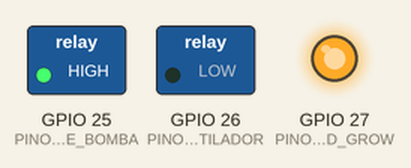
Simulated run of this program. Board: ESP32. Parts: switched loads named in the program (green lamp = pin HIGH), output pins drawn as LEDs (lit = HIGH). WiFi joins after 1.5 s; servers stay silent unless stated; uploads are accepted with an empty reply; random numbers use the default seed unless the program sets one; what the program prints to the serial monitor is not drawn.

Above: at 2.1 s.
At 5.1 s:
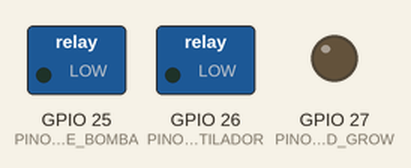
Timing chart, 0 to 6.6 s (numbered marks = the images above):
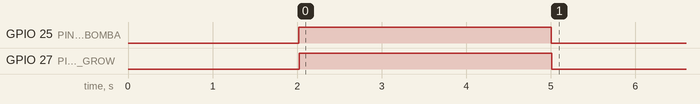

Measured:
- by itself, GPIO 25 (PINO_RELE_BOMBA), GPIO 27 (PINO_RELE_LED_GROW): LOW → HIGH at 2.0 s, → LOW 3.0 s later

The program:

main.cpp
```cpp
// main.cpp
//
// Ponto de entrada do firmware. Aqui só "orquestramos" os módulos:
// cada um cuida da sua responsabilidade (sensores, atuadores, wifi,
// backend), e o main.cpp decide QUANDO cada coisa acontece.
//
// Importante: usamos millis() em vez de delay() para os intervalos,
// assim o loop nunca fica "travado" esperando - isso é essencial
// porque vários processos (ler sensor, mandar telemetria, checar
// comando) precisam rodar em paralelo, em intervalos diferentes.

#include <Arduino.h>
#include "configuracoes.h"
#include "sensores.h"
#include "config_horta.h"
#include "comando_manual.h"
#include "irrigacao.h"
#include "ventilacao.h"
#include "iluminacao.h"
#include "wifi_manager.h"
#include "backend_client.h"

// Config atual da horta (começa com valores padrão "genéricos" até
// conseguir buscar a config de verdade do backend)
static ConfigHorta configAtual = { 20.0, 35.0, 32.0, 27.0, 15.0 };

// Última leitura conhecida dos sensores
static LeiturasSensores ultimaLeitura;

// Controle de tempo de cada tarefa (substituindo delay() por millis())
static unsigned long ultimaLeituraSensores = 0;
static unsigned long ultimoEnvioTelemetria = 0;
static unsigned long ultimaBuscaConfig = 0;
static unsigned long ultimaBuscaComando = 0;

void setup() {
  Serial.begin(115200);
  delay(500); // só pra dar tempo do monitor serial conectar
  Serial.println("\n=== Horta Inteligente Conectada - Firmware iniciando ===");

  sensoresIniciar();
  irrigacaoIniciar();
  ventilacaoIniciar();
  iluminacaoIniciar();

  // Tenta conectar no Wi-Fi sempre (mesmo com sensores simulados) - isso
  // permite testar a comunicação com o backend antes do hardware físico
  // chegar (ex: usando o simulador Wokwi). Se não conseguir conectar,
  // o firmware continua funcionando de forma autônoma (ver item 4 do loop).
  wifiConectar();

  Serial.println("=== Setup concluído ===\n");
}

void loop() {
  unsigned long agora = millis();

  // ---------- 1. Ler sensores ----------
  if (agora - ultimaLeituraSensores >= INTERVALO_LEITURA_SENSORES) {
    ultimaLeituraSensores = agora;
    ultimaLeitura = sensoresLer();

    Serial.printf(
      "[sensores] Solo: %.1f%% | Temp: %.1f°C | Ar: %.1f%% | Luz: %.1f%% | Água: %.1f%%\n",
      ultimaLeitura.umidadeSolo, ultimaLeitura.temperatura,
      ultimaLeitura.umidadeAr, ultimaLeitura.luminosidade, ultimaLeitura.nivelAgua
    );
  }

  // ---------- 2. Buscar config atualizada do backend ----------
  if (agora - ultimaBuscaConfig >= INTERVALO_BUSCA_CONFIG) {
    ultimaBuscaConfig = agora;
    backendBuscarConfig(configAtual); // se falhar, mantém a config anterior
  }

  // ---------- 3. Buscar comando manual pendente ----------
  ComandoManual comandoIrrigacao = COMANDO_NENHUM;
  ComandoManual comandoVentilacao = COMANDO_NENHUM;
  ComandoManual comandoIluminacao = COMANDO_NENHUM;

  if (agora - ultimaBuscaComando >= INTERVALO_BUSCA_COMANDO) {
    ultimaBuscaComando = agora;
    ComandoRecebido recebido = backendBuscarComando();

    if (recebido.presente) {
      ComandoManual comando = (recebido.estado == "ligar") ? COMANDO_LIGAR : COMANDO_DESLIGAR;

      if (recebido.acao == "irrigacao") comandoIrrigacao = comando;
      else if (recebido.acao == "ventilacao") comandoVentilacao = comando;
      else if (recebido.acao == "iluminacao") comandoIluminacao = comando;
    }
  }

  // ---------- 4. Atualizar atuadores (SEMPRE roda, com ou sem rede) ----------
  // Isso é o que torna o sistema autônomo de verdade: mesmo se o Wi-Fi
  // cair, a lógica de irrigação/ventilação/iluminação continua funcionando
  // com a última config conhecida.
  bool irrigacaoLigada = irrigacaoAtualizar(ultimaLeitura, configAtual, comandoIrrigacao);
  bool ventilacaoLigada = ventilacaoAtualizar(ultimaLeitura, configAtual, comandoVentilacao);
  bool iluminacaoLigada = iluminacaoAtualizar(ultimaLeitura, comandoIluminacao);

  // ---------- 5. Enviar telemetria pro backend ----------
  if (agora - ultimoEnvioTelemetria >= INTERVALO_ENVIO_TELEMETRIA) {
    ultimoEnvioTelemetria = agora;
    backendEnviarTelemetria(ultimaLeitura, irrigacaoLigada, ventilacaoLigada, iluminacaoLigada);
  }
}
```

backend_client.h
```cpp
// backend_client.h
//
// Toda comunicação HTTP com o backend Node.js fica isolada aqui.
// O resto do firmware não sabe (nem precisa saber) que estamos usando
// HTTP/JSON por baixo - só chama essas funções.

#ifndef BACKEND_CLIENT_H
#define BACKEND_CLIENT_H

#include <Arduino.h>
#include "sensores.h"
#include "config_horta.h"

struct ComandoRecebido {
  bool presente;   // true se havia um comando pendente
  String acao;     // "irrigacao" | "ventilacao" | "iluminacao"
  String estado;   // "ligar" | "desligar"
};

// Busca a config atual da horta no backend (perfil de planta + overrides).
// Retorna true se conseguiu buscar e preencheu configOut.
bool backendBuscarConfig(ConfigHorta &configOut);

// Pergunta ao backend se existe algum comando manual pendente.
ComandoRecebido backendBuscarComando();

// Envia uma leitura de sensores + estado atual dos atuadores.
bool backendEnviarTelemetria(const LeiturasSensores& leitura, bool irrigacaoLigada, bool ventilacaoLigada, bool iluminacaoLigada);

#endif
```

comando_manual.h
```cpp
// comando_manual.h
//
// Representa um comando manual vindo do app (via backend), que pode
// sobrepor a decisão automática do ESP32.

#ifndef COMANDO_MANUAL_H
#define COMANDO_MANUAL_H

enum ComandoManual {
  COMANDO_NENHUM,     // nenhum comando pendente - segue lógica automática
  COMANDO_LIGAR,      // usuário forçou ligar
  COMANDO_DESLIGAR,   // usuário forçou desligar
};

#endif
```

iluminacao.h
```cpp
// iluminacao.h
//
// Controla o LED grow light. Liga quando a luminosidade cai abaixo do
// mínimo, desliga quando volta pro nível ideal.
//
// Nota: diferente de umidade/temperatura, os limites de luminosidade
// ainda não vêm do backend (config_horta.h não tem esse campo) - por
// enquanto usa constantes fixas em configuracoes.h.

#ifndef ILUMINACAO_H
#define ILUMINACAO_H

#include "sensores.h"
#include "comando_manual.h"

void iluminacaoIniciar();
bool iluminacaoAtualizar(const LeiturasSensores& leitura, ComandoManual comando);
bool iluminacaoEstado();

#endif
```

irrigacao.h
```cpp
// irrigacao.h
//
// Controla a bomba de irrigação. Segue a mesma regra descrita no
// documento do projeto: liga quando a umidade cai abaixo do mínimo,
// desliga quando atinge o nível ideal. Um comando manual pode
// sobrepor essa decisão a qualquer momento.

#ifndef IRRIGACAO_H
#define IRRIGACAO_H

#include "sensores.h"
#include "config_horta.h"
#include "comando_manual.h"

void irrigacaoIniciar();

// Atualiza o estado da bomba com base na leitura atual, na config da
// horta, e em um possível comando manual. Retorna o estado atual
// (true = ligada) para ser reportado ao backend.
bool irrigacaoAtualizar(const LeiturasSensores& leitura, const ConfigHorta& config, ComandoManual comando);

// Estado atual sem recalcular (útil pra reportar ao backend)
bool irrigacaoEstado();

#endif
```

sensores.h
```cpp
// sensores.h
//
// Struct com as leituras dos sensores, e função para lê-los.
// Em MODO_SIMULACAO, os valores são gerados de forma fictícia (mas
// realista). Quando o hardware chegar, a implementação real entra em
// sensores.cpp, sem precisar mudar quem usa essa função.

#ifndef SENSORES_H
#define SENSORES_H

struct LeiturasSensores {
  float umidadeSolo;     // 0-100 (%)
  float temperatura;     // °C
  float umidadeAr;       // 0-100 (%) - vem do DHT22
  float luminosidade;    // 0-100 (%, normalizado)
  float nivelAgua;       // 0-100 (%)
};

// Inicializa os pinos/sensores (chamar uma vez no setup())
void sensoresIniciar();

// Faz uma nova leitura de todos os sensores
LeiturasSensores sensoresLer();

#endif
```

ventilacao.h
```cpp
// ventilacao.h
//
// Controla o cooler/ventilador. Liga quando a temperatura passa do
// máximo, desliga quando volta pra faixa normal.

#ifndef VENTILACAO_H
#define VENTILACAO_H

#include "sensores.h"
#include "config_horta.h"
#include "comando_manual.h"

void ventilacaoIniciar();
bool ventilacaoAtualizar(const LeiturasSensores& leitura, const ConfigHorta& config, ComandoManual comando);
bool ventilacaoEstado();

#endif
```

wifi_manager.h
```cpp
// wifi_manager.h
//
// Gerencia a conexão Wi-Fi do ESP32.

#ifndef WIFI_MANAGER_H
#define WIFI_MANAGER_H

// Tenta conectar ao Wi-Fi (bloqueia até conectar ou até um tempo limite)
void wifiConectar();

// Verifica se está conectado no momento
bool wifiConectado();

#endif
```

backend_client.cpp
```cpp
// backend_client.cpp

#include <HTTPClient.h>
#include <ArduinoJson.h>
#include "backend_client.h"
#include "configuracoes.h"
#include "wifi_manager.h"

bool backendBuscarConfig(ConfigHorta &configOut) {
  if (!wifiConectado()) return false;

  HTTPClient http;
  String url = String(BACKEND_URL) + "/api/devices/" + DEVICE_ID + "/config";
  http.begin(url);
  int codigo = http.GET();

  if (codigo != 200) {
    Serial.printf("[backend] Erro ao buscar config (HTTP %d)\n", codigo);
    http.end();
    return false;
  }

  String corpo = http.getString();
  http.end();

  JsonDocument doc;
  DeserializationError erro = deserializeJson(doc, corpo);
  if (erro) {
    Serial.print("[backend] Erro ao interpretar JSON da config: ");
    Serial.println(erro.c_str());
    return false;
  }

  configOut.umidadeSoloMinima = doc["umidadeSoloMinima"] | 20.0;
  configOut.umidadeSoloIdeal  = doc["umidadeSoloIdeal"]  | 35.0;
  configOut.temperaturaMaxima = doc["temperaturaMaxima"] | 32.0;
  configOut.temperaturaNormal = doc["temperaturaNormal"] | 27.0;
  configOut.nivelAguaMinimo   = doc["nivelAguaMinimo"]   | 15.0;

  Serial.println("[backend] Config atualizada com sucesso");
  return true;
}

ComandoRecebido backendBuscarComando() {
  ComandoRecebido resultado;
  resultado.presente = false;

  if (!wifiConectado()) return resultado;

  HTTPClient http;
  String url = String(BACKEND_URL) + "/api/commands/" + DEVICE_ID;
  http.begin(url);
  int codigo = http.GET();

  if (codigo != 200) {
    Serial.printf("[backend] Erro ao buscar comando (HTTP %d)\n", codigo);
    http.end();
    return resultado;
  }

  String corpo = http.getString();
  http.end();

  JsonDocument doc;
  DeserializationError erro = deserializeJson(doc, corpo);
  if (erro) {
    Serial.print("[backend] Erro ao interpretar JSON do comando: ");
    Serial.println(erro.c_str());
    return resultado;
  }

  if (doc["command"].isNull()) {
    return resultado; // nenhum comando pendente - normal, não é erro
  }

  resultado.presente = true;
  resultado.acao = doc["command"]["action"].as<String>();
  resultado.estado = doc["command"]["state"].as<String>();

  Serial.println("[backend] Comando manual recebido: " + resultado.acao + " -> " + resultado.estado);
  return resultado;
}

bool backendEnviarTelemetria(const LeiturasSensores& leitura, bool irrigacaoLigada, bool ventilacaoLigada, bool iluminacaoLigada) {
  if (!wifiConectado()) return false;

  JsonDocument doc;
  doc["deviceId"] = DEVICE_ID;

  JsonObject readings = doc["readings"].to<JsonObject>();
  readings["soilMoisture"] = leitura.umidadeSolo;
  readings["temperature"] = leitura.temperatura;
  readings["airHumidity"] = leitura.umidadeAr;
  readings["lightLevel"] = leitura.luminosidade;
  readings["waterLevel"] = leitura.nivelAgua;

  JsonObject actuators = doc["actuators"].to<JsonObject>();
  actuators["irrigacao"] = irrigacaoLigada;
  actuators["ventilacao"] = ventilacaoLigada;
  actuators["iluminacao"] = iluminacaoLigada;

  String corpo;
  serializeJson(doc, corpo);

  HTTPClient http;
  String url = String(BACKEND_URL) + "/api/telemetry";
  http.begin(url);
  http.addHeader("Content-Type", "application/json");
  int codigo = http.POST(corpo);
  http.end();

  if (codigo != 201) {
    Serial.printf("[backend] Erro ao enviar telemetria (HTTP %d)\n", codigo);
    return false;
  }

  return true;
}
```

iluminacao.cpp
```cpp
// iluminacao.cpp

#include <Arduino.h>
#include "iluminacao.h"
#include "configuracoes.h"

static bool ligado = false;

void iluminacaoIniciar() {
  pinMode(PINO_RELE_LED_GROW, OUTPUT);
  digitalWrite(PINO_RELE_LED_GROW, LOW);
  ligado = false;
}

bool iluminacaoAtualizar(const LeiturasSensores& leitura, ComandoManual comando) {
  if (comando == COMANDO_LIGAR) {
    ligado = true;
    Serial.println("[iluminacao] Comando manual: LIGAR");
  } else if (comando == COMANDO_DESLIGAR) {
    ligado = false;
    Serial.println("[iluminacao] Comando manual: DESLIGAR");
  } else {
    // Lógica autônoma
    if (!ligado && leitura.luminosidade < LUMINOSIDADE_MINIMA) {
      ligado = true;
      Serial.println("[iluminacao] Luminosidade baixa - LIGANDO LED grow automaticamente");
    } else if (ligado && leitura.luminosidade >= LUMINOSIDADE_IDEAL) {
      ligado = false;
      Serial.println("[iluminacao] Luminosidade restabelecida - DESLIGANDO LED grow automaticamente");
    }
  }

  digitalWrite(PINO_RELE_LED_GROW, ligado ? HIGH : LOW);
  return ligado;
}

bool iluminacaoEstado() {
  return ligado;
}
```

irrigacao.cpp
```cpp
// irrigacao.cpp

#include <Arduino.h>
#include "irrigacao.h"
#include "configuracoes.h"

static bool ligado = false;

void irrigacaoIniciar() {
  pinMode(PINO_RELE_BOMBA, OUTPUT);
  digitalWrite(PINO_RELE_BOMBA, LOW);
  ligado = false;
}

bool irrigacaoAtualizar(const LeiturasSensores& leitura, const ConfigHorta& config, ComandoManual comando) {
  if (comando == COMANDO_LIGAR) {
    ligado = true;
    Serial.println("[irrigacao] Comando manual: LIGAR");
  } else if (comando == COMANDO_DESLIGAR) {
    ligado = false;
    Serial.println("[irrigacao] Comando manual: DESLIGAR");
  } else {
    // Lógica autônoma - roda mesmo sem internet/backend
    if (!ligado && leitura.umidadeSolo < config.umidadeSoloMinima) {
      ligado = true;
      Serial.println("[irrigacao] Umidade baixa - LIGANDO bomba automaticamente");
    } else if (ligado && leitura.umidadeSolo >= config.umidadeSoloIdeal) {
      ligado = false;
      Serial.println("[irrigacao] Umidade ideal atingida - DESLIGANDO bomba automaticamente");
    }
  }

  digitalWrite(PINO_RELE_BOMBA, ligado ? HIGH : LOW);
  return ligado;
}

bool irrigacaoEstado() {
  return ligado;
}
```

sensores.cpp
```cpp
// sensores.cpp

#include <Arduino.h>
#include "sensores.h"
#include "configuracoes.h"

#if MODO_SIMULACAO
// ---------- Estado interno da simulação ----------
// Guardamos o último valor de cada leitura para fazer os valores
// "andarem" aos poucos (random walk), em vez de pular aleatoriamente
// a cada leitura — isso imita como um sensor real se comporta.
static float simUmidadeSolo = 45.0;
static float simTemperatura = 25.0;
static float simUmidadeAr = 60.0;
static float simLuminosidade = 70.0;
static float simNivelAgua = 80.0;

// Gera um "passo" aleatório entre -variacao e +variacao
static float passoAleatorio(float variacao) {
  return random(-100, 101) / 100.0 * variacao;
}

// Mantém um valor dentro de um intervalo [min, max]
static float limitar(float valor, float minimo, float maximo) {
  if (valor < minimo) return minimo;
  if (valor > maximo) return maximo;
  return valor;
}
#endif

void sensoresIniciar() {
#if MODO_SIMULACAO
  randomSeed(analogRead(0)); // semente pra tornar a simulação menos previsível
  Serial.println("[sensores] Modo SIMULAÇÃO ativo - valores fictícios serão gerados");
#else
  pinMode(PINO_SENSOR_UMIDADE_SOLO, INPUT);
  pinMode(PINO_SENSOR_LDR, INPUT);
  pinMode(PINO_SENSOR_NIVEL_AGUA, INPUT);
  // TODO: inicializar o DHT22 aqui (biblioteca DHT sensor library),
  // por exemplo: dht.begin();
  Serial.println("[sensores] Modo HARDWARE REAL ativo");
#endif
}

LeiturasSensores sensoresLer() {
  LeiturasSensores leitura;

#if MODO_SIMULACAO
  // A umidade do solo tende a CAIR aos poucos (a planta consome água),
  // com uma pequena variação aleatória por leitura.
  simUmidadeSolo = limitar(simUmidadeSolo - 0.3 + passoAleatorio(0.8), 0, 100);
  simTemperatura = limitar(simTemperatura + passoAleatorio(0.5), 15, 40);
  simUmidadeAr = limitar(simUmidadeAr + passoAleatorio(1.0), 20, 100);
  simLuminosidade = limitar(simLuminosidade + passoAleatorio(3.0), 0, 100);
  simNivelAgua = limitar(simNivelAgua - 0.05 + passoAleatorio(0.05), 0, 100);

  leitura.umidadeSolo = simUmidadeSolo;
  leitura.temperatura = simTemperatura;
  leitura.umidadeAr = simUmidadeAr;
  leitura.luminosidade = simLuminosidade;
  leitura.nivelAgua = simNivelAgua;
#else
  // TODO: substituir pela leitura real dos sensores quando o hardware chegar.
  // Exemplo (sensor capacitivo de umidade em pino analógico):
  //   int bruto = analogRead(PINO_SENSOR_UMIDADE_SOLO);
  //   leitura.umidadeSolo = map(bruto, 4095, 1200, 0, 100); // calibrar valores!
  leitura.umidadeSolo = 0;
  leitura.temperatura = 0;
  leitura.umidadeAr = 0;
  leitura.luminosidade = 0;
  leitura.nivelAgua = 0;
#endif

  return leitura;
}
```

ventilacao.cpp
```cpp
// ventilacao.cpp

#include <Arduino.h>
#include "ventilacao.h"
#include "configuracoes.h"

static bool ligado = false;

void ventilacaoIniciar() {
  pinMode(PINO_RELE_VENTILADOR, OUTPUT);
  digitalWrite(PINO_RELE_VENTILADOR, LOW);
  ligado = false;
}

bool ventilacaoAtualizar(const LeiturasSensores& leitura, const ConfigHorta& config, ComandoManual comando) {
  if (comando == COMANDO_LIGAR) {
    ligado = true;
    Serial.println("[ventilacao] Comando manual: LIGAR");
  } else if (comando == COMANDO_DESLIGAR) {
    ligado = false;
    Serial.println("[ventilacao] Comando manual: DESLIGAR");
  } else {
    // Lógica autônoma
    if (!ligado && leitura.temperatura > config.temperaturaMaxima) {
      ligado = true;
      Serial.println("[ventilacao] Temperatura alta - LIGANDO ventilador automaticamente");
    } else if (ligado && leitura.temperatura <= config.temperaturaNormal) {
      ligado = false;
      Serial.println("[ventilacao] Temperatura normalizada - DESLIGANDO ventilador automaticamente");
    }
  }

  digitalWrite(PINO_RELE_VENTILADOR, ligado ? HIGH : LOW);
  return ligado;
}

bool ventilacaoEstado() {
  return ligado;
}
```

config_horta.h
```cpp
// config_horta.h
//
// Struct que representa a config resolvida de uma horta (perfil de
// planta + overrides), buscada periodicamente do backend.
// Espelha o que o backend calcula em src/db.js -> resolveConfig().

#ifndef CONFIG_HORTA_H
#define CONFIG_HORTA_H

struct ConfigHorta {
  float umidadeSoloMinima;
  float umidadeSoloIdeal;
  float temperaturaMaxima;
  float temperaturaNormal;
  float nivelAguaMinimo;
};

#endif
```

Source omitted: wifi_manager.cpp (793 bytes), configuracoes.h (2763 bytes)
